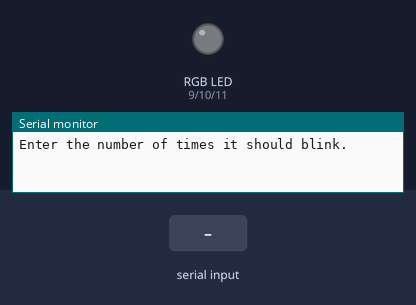
Bench run of a sketch on a simulated Arduino Uno, built with avr-gcc and run on an emulated ATmega328P. On the bench: an RGB LED mixed from three pins (HIGH = lit), the last lines printed to the serial monitor. Dashed ring = blinking. The inputs (shaded band) are chosen by the test bench.

Above: at 1.2 s.
1.3 s: "90,45\n" received over Serial
At 1.52 s:
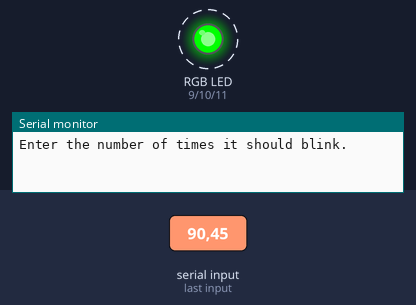
At 2.82 s:
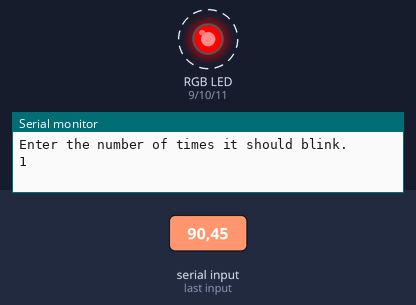
Timing chart, 0 to 10.3 s (numbered marks = the images above; inputs shaded):
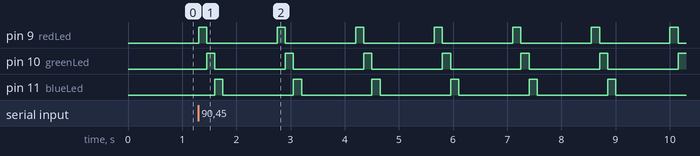

Measured:
- after the input at 1.3 s, pin 9 (redLed): alternates HIGH for 0.15 s and LOW for 1.3 s, starting at once; pin 10 (greenLed): alternates HIGH for 0.15 s and LOW for 1.3 s, starting after 0.15 s; pin 11 (blueLed): alternates HIGH for 0.15 s and LOW for 1.3 s, starting after 0.30 s

The sketch:

RGB25times.ino
```cpp
int blueLed = 11;
int greenLed = 10;
int redLed = 9;
int br = 9600;
int i;
int waitT1=150;
int waitT2 = 1000;
String myPrompt = "Enter the number of times it should blink.";
int numBlinks;
void setup() {
  // put your setup code here, to run once:
  pinMode(redLed, OUTPUT);
  pinMode(greenLed, OUTPUT);
  pinMode(blueLed, OUTPUT);
  Serial.begin(br);
  // i = 1;
}

void loop() {
  // put your main code here, to run repeatedly:
  Serial.println(myPrompt);
  while (Serial.available()==0) {
  }
  numBlinks=Serial.parseInt();
  i = 1;
  while(i <= numBlinks) {
    digitalWrite(redLed, HIGH);
    delay(waitT1);
    digitalWrite(redLed, LOW);
    digitalWrite(greenLed, HIGH);
    delay(waitT1);
    digitalWrite(greenLed, LOW);
    digitalWrite(blueLed, HIGH);
    delay(waitT1);
    digitalWrite(blueLed, LOW);

    delay(waitT2);
    Serial.println(i);
    i++;
  }
}
```
